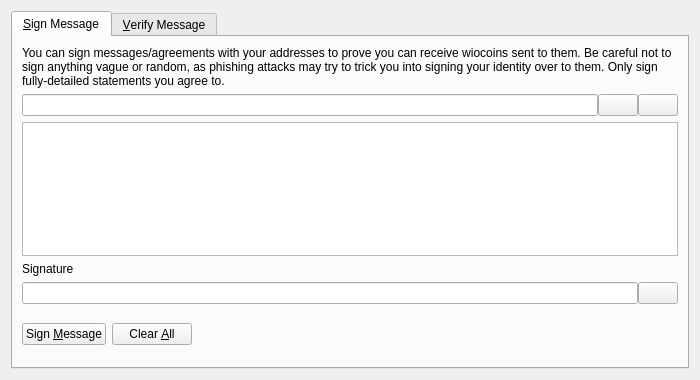
<?xml version="1.0" encoding="UTF-8"?>
<ui version="4.0">
 <class>SignVerifyMessageDialog</class>
 <widget class="QDialog" name="SignVerifyMessageDialog">
  <property name="geometry">
   <rect>
    <x>0</x>
    <y>0</y>
    <width>700</width>
    <height>380</height>
   </rect>
  </property>
  <property name="windowTitle">
   <string>Signatures - Sign / Verify a Message</string>
  </property>
  <property name="modal">
   <bool>true</bool>
  </property>
  <layout class="QVBoxLayout" name="verticalLayout">
   <item>
    <widget class="QTabWidget" name="tabWidget">
     <property name="currentIndex">
      <number>0</number>
     </property>
     <widget class="QWidget" name="tabSignMessage">
      <attribute name="title">
       <string>&amp;Sign Message</string>
      </attribute>
      <layout class="QVBoxLayout" name="verticalLayout_SM">
       <item>
        <widget class="QLabel" name="infoLabel_SM">
         <property name="text">
          <string>You can sign messages/agreements with your addresses to prove you can receive wiocoins sent to them. Be careful not to sign anything vague or random, as phishing attacks may try to trick you into signing your identity over to them. Only sign fully-detailed statements you agree to.</string>
         </property>
         <property name="textFormat">
          <enum>Qt::PlainText</enum>
         </property>
         <property name="wordWrap">
          <bool>true</bool>
         </property>
        </widget>
       </item>
       <item>
        <layout class="QHBoxLayout" name="horizontalLayout_1_SM">
         <property name="spacing">
          <number>0</number>
         </property>
         <item>
          <widget class="QValidatedLineEdit" name="addressIn_SM">
           <property name="toolTip">
            <string>The Wiocoin address to sign the message with</string>
           </property>
          </widget>
         </item>
         <item>
          <widget class="QPushButton" name="addressBookButton_SM">
           <property name="toolTip">
            <string>Choose previously used address</string>
           </property>
           <property name="text">
            <string/>
           </property>
           <property name="icon">
            <iconset resource="../bitcoin.qrc">
             <normaloff>:/icons/address-book</normaloff>:/icons/address-book</iconset>
           </property>
           <property name="shortcut">
            <string>Alt+A</string>
           </property>
           <property name="autoDefault">
            <bool>false</bool>
           </property>
          </widget>
         </item>
         <item>
          <widget class="QPushButton" name="pasteButton_SM">
           <property name="toolTip">
            <string>Paste address from clipboard</string>
           </property>
           <property name="text">
            <string/>
           </property>
           <property name="icon">
            <iconset resource="../bitcoin.qrc">
             <normaloff>:/icons/editpaste</normaloff>:/icons/editpaste</iconset>
           </property>
           <property name="shortcut">
            <string>Alt+P</string>
           </property>
           <property name="autoDefault">
            <bool>false</bool>
           </property>
          </widget>
         </item>
        </layout>
       </item>
       <item>
        <widget class="QPlainTextEdit" name="messageIn_SM">
         <property name="toolTip">
          <string>Enter the message you want to sign here</string>
         </property>
        </widget>
       </item>
       <item>
        <widget class="QLabel" name="signatureLabel_SM">
         <property name="text">
          <string>Signature</string>
         </property>
         <property name="textFormat">
          <enum>Qt::PlainText</enum>
         </property>
        </widget>
       </item>
       <item>
        <layout class="QHBoxLayout" name="horizontalLayout_2_SM">
         <property name="spacing">
          <number>0</number>
         </property>
         <item>
          <widget class="QLineEdit" name="signatureOut_SM">
           <property name="font">
            <font>
             <italic>true</italic>
            </font>
           </property>
           <property name="readOnly">
            <bool>true</bool>
           </property>
          </widget>
         </item>
         <item>
          <widget class="QPushButton" name="copySignatureButton_SM">
           <property name="toolTip">
            <string>Copy the current signature to the system clipboard</string>
           </property>
           <property name="text">
            <string/>
           </property>
           <property name="icon">
            <iconset resource="../bitcoin.qrc">
             <normaloff>:/icons/editcopy</normaloff>:/icons/editcopy</iconset>
           </property>
           <property name="autoDefault">
            <bool>false</bool>
           </property>
          </widget>
         </item>
        </layout>
       </item>
       <item>
        <layout class="QHBoxLayout" name="horizontalLayout_3_SM">
         <item>
          <widget class="QPushButton" name="signMessageButton_SM">
           <property name="toolTip">
            <string>Sign the message to prove you own this Wiocoin address</string>
           </property>
           <property name="text">
            <string>Sign &amp;Message</string>
           </property>
           <property name="icon">
            <iconset resource="../bitcoin.qrc">
             <normaloff>:/icons/edit</normaloff>:/icons/edit</iconset>
           </property>
           <property name="autoDefault">
            <bool>false</bool>
           </property>
          </widget>
         </item>
         <item>
          <widget class="QPushButton" name="clearButton_SM">
           <property name="toolTip">
            <string>Reset all sign message fields</string>
           </property>
           <property name="text">
            <string>Clear &amp;All</string>
           </property>
           <property name="icon">
            <iconset resource="../bitcoin.qrc">
             <normaloff>:/icons/remove</normaloff>:/icons/remove</iconset>
           </property>
           <property name="autoDefault">
            <bool>false</bool>
           </property>
          </widget>
         </item>
         <item>
          <spacer name="horizontalSpacer_1_SM">
           <property name="orientation">
            <enum>Qt::Horizontal</enum>
           </property>
           <property name="sizeHint" stdset="0">
            <size>
             <width>40</width>
             <height>48</height>
            </size>
           </property>
          </spacer>
         </item>
         <item>
          <widget class="QLabel" name="statusLabel_SM">
           <property name="font">
            <font>
             <weight>75</weight>
             <bold>true</bold>
            </font>
           </property>
           <property name="text">
            <string/>
           </property>
           <property name="wordWrap">
            <bool>true</bool>
           </property>
          </widget>
         </item>
         <item>
          <spacer name="horizontalSpacer_2_SM">
           <property name="orientation">
            <enum>Qt::Horizontal</enum>
           </property>
           <property name="sizeHint" stdset="0">
            <size>
             <width>40</width>
             <height>48</height>
            </size>
           </property>
          </spacer>
         </item>
        </layout>
       </item>
      </layout>
     </widget>
     <widget class="QWidget" name="tabVerifyMessage">
      <attribute name="title">
       <string>&amp;Verify Message</string>
      </attribute>
      <layout class="QVBoxLayout" name="verticalLayout_VM">
       <item>
        <widget class="QLabel" name="infoLabel_VM">
         <property name="text">
          <string>Enter the receiver's address, message (ensure you copy line breaks, spaces, tabs, etc. exactly) and signature below to verify the message. Be careful not to read more into the signature than what is in the signed message itself, to avoid being tricked by a man-in-the-middle attack. Note that this only proves the signing party receives with the address, it cannot prove sendership of any transaction!</string>
         </property>
         <property name="textFormat">
          <enum>Qt::PlainText</enum>
         </property>
         <property name="alignment">
          <set>Qt::AlignLeading|Qt::AlignLeft|Qt::AlignTop</set>
         </property>
         <property name="wordWrap">
          <bool>true</bool>
         </property>
        </widget>
       </item>
       <item>
        <layout class="QHBoxLayout" name="horizontalLayout_1_VM">
         <property name="spacing">
          <number>0</number>
         </property>
         <item>
          <widget class="QValidatedLineEdit" name="addressIn_VM">
           <property name="toolTip">
            <string>The Wiocoin address the message was signed with</string>
           </property>
          </widget>
         </item>
         <item>
          <widget class="QPushButton" name="addressBookButton_VM">
           <property name="toolTip">
            <string>Choose previously used address</string>
           </property>
           <property name="text">
            <string/>
           </property>
           <property name="icon">
            <iconset resource="../bitcoin.qrc">
             <normaloff>:/icons/address-book</normaloff>:/icons/address-book</iconset>
           </property>
           <property name="shortcut">
            <string>Alt+A</string>
           </property>
           <property name="autoDefault">
            <bool>false</bool>
           </property>
          </widget>
         </item>
        </layout>
       </item>
       <item>
        <widget class="QPlainTextEdit" name="messageIn_VM"/>
       </item>
       <item>
        <widget class="QValidatedLineEdit" name="signatureIn_VM"/>
       </item>
       <item>
        <layout class="QHBoxLayout" name="horizontalLayout_2_VM">
         <item>
          <widget class="QPushButton" name="verifyMessageButton_VM">
           <property name="toolTip">
            <string>Verify the message to ensure it was signed with the specified Wiocoin address</string>
           </property>
           <property name="text">
            <string>Verify &amp;Message</string>
           </property>
           <property name="icon">
            <iconset resource="../bitcoin.qrc">
             <normaloff>:/icons/transaction_0</normaloff>:/icons/transaction_0</iconset>
           </property>
           <property name="autoDefault">
            <bool>false</bool>
           </property>
          </widget>
         </item>
         <item>
          <widget class="QPushButton" name="clearButton_VM">
           <property name="toolTip">
            <string>Reset all verify message fields</string>
           </property>
           <property name="text">
            <string>Clear &amp;All</string>
           </property>
           <property name="icon">
            <iconset resource="../bitcoin.qrc">
             <normaloff>:/icons/remove</normaloff>:/icons/remove</iconset>
           </property>
           <property name="autoDefault">
            <bool>false</bool>
           </property>
          </widget>
         </item>
         <item>
          <spacer name="horizontalSpacer_1_VM">
           <property name="orientation">
            <enum>Qt::Horizontal</enum>
           </property>
           <property name="sizeHint" stdset="0">
            <size>
             <width>40</width>
             <height>48</height>
            </size>
           </property>
          </spacer>
         </item>
         <item>
          <widget class="QLabel" name="statusLabel_VM">
           <property name="font">
            <font>
             <weight>75</weight>
             <bold>true</bold>
            </font>
           </property>
           <property name="text">
            <string/>
           </property>
           <property name="wordWrap">
            <bool>true</bool>
           </property>
          </widget>
         </item>
         <item>
          <spacer name="horizontalSpacer_2_VM">
           <property name="orientation">
            <enum>Qt::Horizontal</enum>
           </property>
           <property name="sizeHint" stdset="0">
            <size>
             <width>40</width>
             <height>48</height>
            </size>
           </property>
          </spacer>
         </item>
        </layout>
       </item>
      </layout>
     </widget>
    </widget>
   </item>
  </layout>
 </widget>
 <customwidgets>
  <customwidget>
   <class>QValidatedLineEdit</class>
   <extends>QLineEdit</extends>
   <header>qt/qvalidatedlineedit.h</header>
  </customwidget>
 </customwidgets>
 <resources>
  <include location="../bitcoin.qrc"/>
 </resources>
 <connections/>
</ui>
